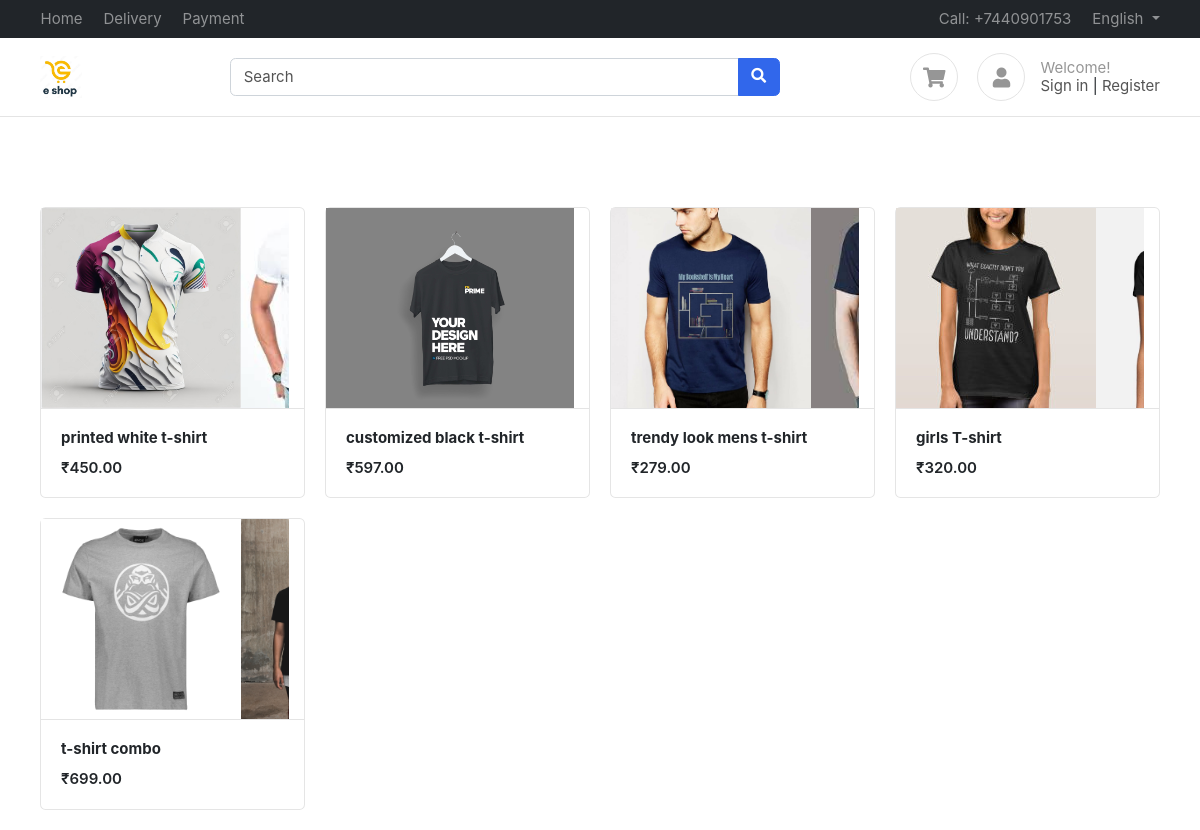
/product/product_details/t-shirt, run on the app's committed database.
### products/models.py (models this page shows, shortened)
class ProductImage(BaseModel):
    product = models.ForeignKey(Product, on_delete = models.CASCADE, related_name = 'product_image')
    image = models.ImageField(upload_to = 'product')

class Product(BaseModel):
    product_name = models.CharField(max_length = 100)
    slug = models.SlugField(unique = True, null = True, blank =True)
    category = models.ForeignKey(Category, on_delete = models.CASCADE, related_name = 'products')
    price = models.IntegerField()
    product_description = models.TextField()
    color_variant = models.ManyToManyField(ColorVariant, blank = True)
    size_variant = models.ManyToManyField(SizeVariant, blank = True)

### products/views.py (the view)
# urls.py: path('product_details/<str:name>' , product_details , name="product_details"),
def product_details(request , name):
    cat = Category.objects.get(category_name=name)
    products = Product.objects.filter(category= cat)
    return render(request  , 'product/product_details.html' , context = {'products' : products})

### templates/product/product_details.html (shortened to what this page needs)
{% extends "base/base.html" %}
{% block start %}
<div class="container mt-5 pt-5">
    <div class="row">
        {% for product in products %}
        <div class="col-md-3">
            <a href="{% url 'get_product' product.slug %}" class="title">
            <figure class="card card-product-grid">
                <div class="d-flex overflow-auto mb-md-0 mr-md-3" >
                    {% for image in product.product_image.all %}
                    <img src="{{ image.image.url }}" height="200px" width="265px"  alt="no image" >
                {% endfor %}
                </div>
                <figcaption class="info-wrap border-top">
                        <b>{{ product.product_name }}</b></a>
                    <div class="price mt-2">₹{{ product.price }}.00</div>
        </div>
        {% endfor %}
    </div>
</div>
{% endblock %}

### public/static/css/ui.css (style rules this page uses)
html { font-family: 'Inter', sans-serif; font-size: 15px; }
figure { margin-bottom: 0; }
.card .title { color: #212529; }
[class*='card-product'] a.title { color: #212529; display: block; }
.card-product-grid { margin-bottom: 20px; }
.card-product-grid .info-wrap { overflow: hidden; padding: 18px 20px; }
.price { font-weight: 600; color: #212529; }

### data on the page
Product: product_name "printed white t-shirt", price "450"
ProductImage: image (picture)
ProductImage: image (picture)
Product: product_name "customized black t-shirt", price "597"
ProductImage: image (picture)
Product: product_name "trendy look mens t-shirt", price "279"
ProductImage: image (picture)
ProductImage: image (picture)
Product: product_name "girls T-shirt", price "320"
ProductImage: image (picture)
ProductImage: image (picture)
Product: product_name "t-shirt combo", price "699"
ProductImage: image (picture)
ProductImage: image (picture)
